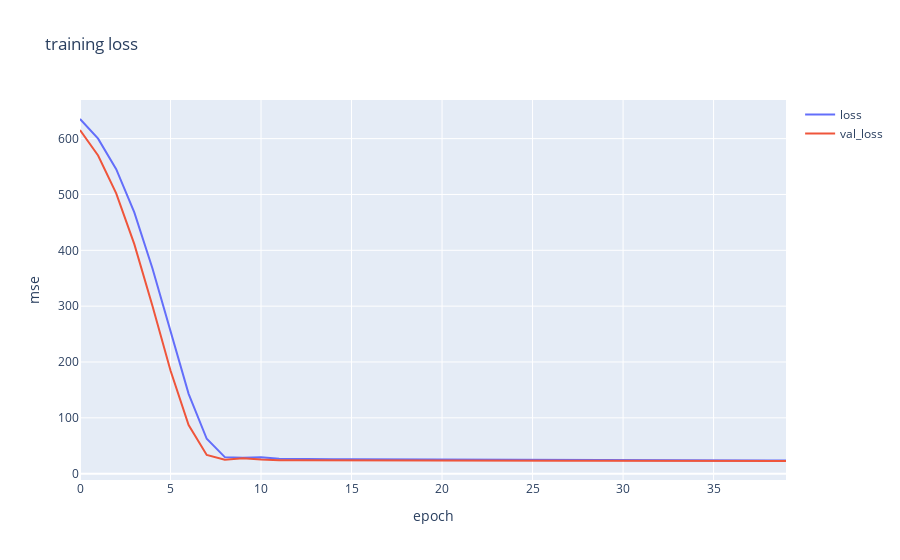

Notebook cell for this chart:
### Markdown cell above
## neural net

### Code cell
model = keras.Sequential([
    keras.layers.Input((X_train.shape[1],)),
    #keras.layers.Dense(512,activation='relu'),
    keras.layers.Dense(256,activation='relu'),
    keras.layers.Dense(64,activation='relu'),
    keras.layers.Dense(1)
])

model.compile(
    loss='mse',
    optimizer=keras.optimizers.Adam(learning_rate=0.001),
    metrics=['mae']
)

history = model.fit(
    X_train,
    y_train,
    epochs=40,
    batch_size=1028,
    validation_split=0.1,
    verbose = 1
)

loss_fig = go.Figure()

loss_fig.add_trace(
    go.Scatter(
        x=history.epoch,
        y=history.history['loss'],
        mode='lines',
        name='loss',
    )
)

loss_fig.add_trace(
    go.Scatter(
        x=history.epoch,
        y=history.history['val_loss'],
        mode='lines',
        name='val_loss',
    )
)

loss_fig.update_layout(
    title='training loss',
    xaxis_title='epoch',
    yaxis_title='mse',
)

### Figure 1 — Plotly figure (JSON) as saved in the notebook; plotly's stock layout.template omitted (floating-point values rounded to 4 significant figures)
{"data": [{"mode": "lines", "name": "loss", "type": "scatter", "x": [0, 1, 2, 3, 4, 5, 6, 7, 8, 9, 10, 11, 12, 13, 14, 15, 16, 17, 18, 19, 20, 21, 22, 23, 24, 25, 26, 27, 28, 29, 30, 31, 32, 33, 34, 35, 36, 37, 38, 39], "y": [635.2, 600.0, 545.3, 467.8, 368.0, 253.8, 142.9, 62.45, 29.62, 28.72, 29.21, 26.91, 26.23, 26.15, 25.9, 25.7, 25.55, 25.41, 25.28, 25.16, 25.04, 24.93, 24.83, 24.73, 24.63, 24.55, 24.46, 24.38, 24.3, 24.23, 24.16, 24.09, 24.03, 23.96, 23.91, 23.85, 23.79, 23.74, 23.68, 23.64]}, {"mode": "lines", "name": "val_loss", "type": "scatter", "x": [0, 1, 2, 3, 4, 5, 6, 7, 8, 9, 10, 11, 12, 13, 14, 15, 16, 17, 18, 19, 20, 21, 22, 23, 24, 25, 26, 27, 28, 29, 30, 31, 32, 33, 34, 35, 36, 37, 38, 39], "y": [615.3, 569.8, 502.0, 411.0, 300.9, 184.7, 86.93, 33.57, 25.11, 27.79, 25.6, 24.21, 24.16, 24.01, 23.82, 23.73, 23.63, 23.54, 23.46, 23.38, 23.32, 23.26, 23.21, 23.15, 23.1, 23.05, 23.01, 22.98, 22.94, 22.91, 22.88, 22.84, 22.82, 22.8, 22.79, 22.74, 22.73, 22.74, 22.71, 22.69]}], "layout": {"title": {"text": "training loss"}, "xaxis": {"title": {"text": "epoch"}}, "yaxis": {"title": {"text": "mse"}}}}
